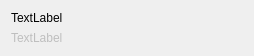
<?xml version="1.0" encoding="UTF-8"?>
<ui version="4.0">
 <class>GuestItem</class>
 <widget class="QWidget" name="GuestItem">
  <property name="geometry">
   <rect>
    <x>0</x>
    <y>0</y>
    <width>254</width>
    <height>35</height>
   </rect>
  </property>
  <property name="windowTitle">
   <string>Form</string>
  </property>
  <layout class="QVBoxLayout" name="verticalLayout">
   <item>
    <widget class="QLabel" name="nameLabel">
     <property name="text">
      <string>TextLabel</string>
     </property>
    </widget>
   </item>
   <item>
    <widget class="QLabel" name="stateLabel">
     <property name="enabled">
      <bool>false</bool>
     </property>
     <property name="text">
      <string>TextLabel</string>
     </property>
    </widget>
   </item>
  </layout>
 </widget>
 <resources/>
 <connections/>
</ui>
